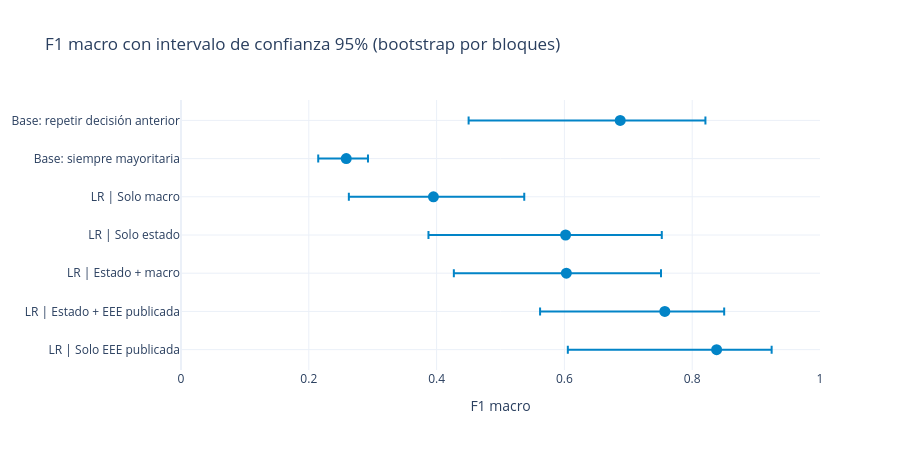

The notebook cell saved with this chart:
### Markdown cell above
### 5.6 ¿Cuánta incertidumbre tiene la comparación?

Con solo 101 reuniones evaluadas, una diferencia de F1 puede ser ruido. Cuantificamos con un **bootstrap por bloques** (bloques de 6 reuniones, que preservan las rachas) tanto el F1 macro de cada enfoque como la **diferencia frente a la línea base de persistencia**.

### Code cell
def bloques(n, L, g):
    nb = int(np.ceil(n / L))
    ini = g.integers(0, n - L + 1, nb)
    return np.concatenate([np.arange(s, s + L) for s in ini])[:n]

g = np.random.default_rng(42)
B, L = 1500, 6
candidatos = ["Base: repetir decisión anterior", "Base: siempre mayoritaria", "LR | Solo macro",
              "LR | Solo estado", "LR | Estado + macro", "LR | Estado + EEE publicada", "LR | Solo EEE publicada"]
boot = {k: [] for k in candidatos}
n = len(Y_TEST)
for _ in range(B):
    ii = bloques(n, L, g)
    for k in candidatos:
        boot[k].append(f1m(Y_TEST[ii], PRED[k][ii]))

base_k = "Base: repetir decisión anterior"
filas_ic = []
for k in candidatos:
    a = np.array(boot[k]); d = a - np.array(boot[base_k])
    filas_ic.append(dict(enfoque=k, f1_macro=f1m(Y_TEST, PRED[k]),
                         ic_inf=np.percentile(a, 2.5), ic_sup=np.percentile(a, 97.5),
                         delta_vs_persistencia=f1m(Y_TEST, PRED[k]) - f1m(Y_TEST, PRED[base_k]),
                         delta_inf=np.percentile(d, 2.5), delta_sup=np.percentile(d, 97.5),
                         prob_mejor=(d > 0).mean()))
IC = pd.DataFrame(filas_ic).set_index("enfoque")
display(IC.round(3))

fig = go.Figure(go.Scatter(
    y=IC.index, x=IC["f1_macro"], mode="markers",
    error_x=dict(type="data", symmetric=False, array=IC["ic_sup"] - IC["f1_macro"], arrayminus=IC["f1_macro"] - IC["ic_inf"]),
    marker=dict(size=11, color="#0284c7"),
    hovertemplate="%{y}<br>F1 macro %{x:.2f}<extra></extra>"))
fig.update_layout(title="F1 macro con intervalo de confianza 95% (bootstrap por bloques)",
                  xaxis=dict(title="F1 macro", range=[0, 1]), height=450, yaxis=dict(autorange="reversed"))
fig.show()

### Figure 1 — Plotly figure (JSON) as saved in the notebook; plotly's stock layout.template omitted (floating-point values rounded to 4 significant figures)
{"data": [{"error_x": {"array": [0.1333, 0.03401, 0.1421, 0.1505, 0.1481, 0.09289, 0.08613], "arrayminus": [0.2372, 0.04382, 0.1324, 0.2146, 0.1761, 0.1952, 0.2328], "symmetric": false, "type": "data"}, "hovertemplate": "%{y}<br>F1 macro %{x:.2f}<extra></extra>", "marker": {"color": "#0284c7", "size": 11}, "mode": "markers", "type": "scatter", "x": [0.6873, 0.2586, 0.3951, 0.6019, 0.6031, 0.7571, 0.8382], "y": ["Base: repetir decisión anterior", "Base: siempre mayoritaria", "LR | Solo macro", "LR | Solo estado", "LR | Estado + macro", "LR | Estado + EEE publicada", "LR | Solo EEE publicada"]}], "layout": {"height": 450, "title": {"text": "F1 macro con intervalo de confianza 95% (bootstrap por bloques)"}, "xaxis": {"range": [0, 1], "title": {"text": "F1 macro"}}, "yaxis": {"autorange": "reversed"}}}
